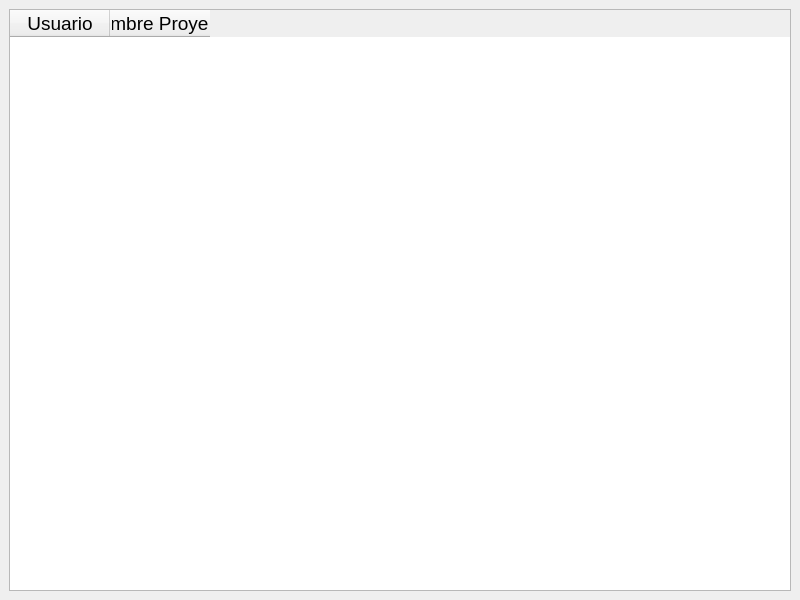
<?xml version="1.0" encoding="UTF-8"?>
<ui version="4.0">
 <class>MainWindow</class>
 <widget class="QMainWindow" name="MainWindow">
  <property name="geometry">
   <rect>
    <x>0</x>
    <y>0</y>
    <width>800</width>
    <height>600</height>
   </rect>
  </property>
  <property name="font">
   <font>
    <pointsize>14</pointsize>
   </font>
  </property>
  <property name="windowTitle">
   <string>MainWindow</string>
  </property>
  <widget class="QWidget" name="centralwidget">
   <layout class="QGridLayout" name="gridLayout">
    <item row="0" column="0">
     <widget class="QTableWidget" name="tableWidget">
      <property name="font">
       <font>
        <pointsize>14</pointsize>
       </font>
      </property>
      <column>
       <property name="text">
        <string>Usuario</string>
       </property>
      </column>
      <column>
       <property name="text">
        <string>Nombre Proyecto</string>
       </property>
      </column>
     </widget>
    </item>
   </layout>
  </widget>
 </widget>
 <resources/>
 <connections/>
</ui>
